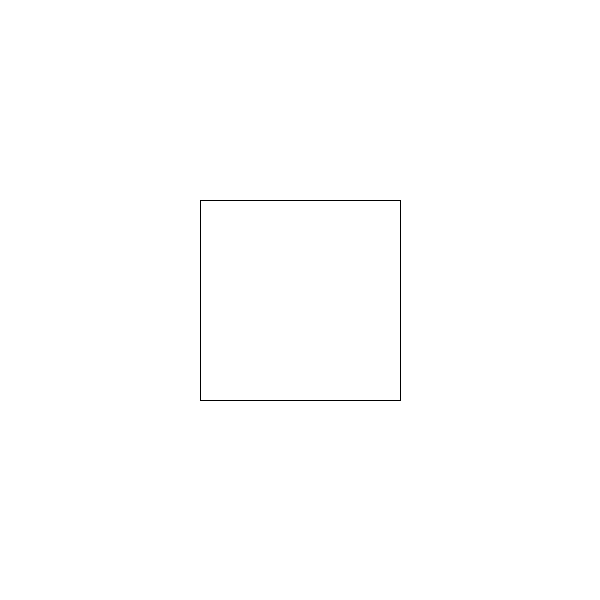
Frame 1 (no input)
Frame 60 (the mouse pressed at the canvas centre just before this capture): identical to frame 1, image omitted
Frame 120 (the mouse held since frame 60 and released just before this capture): identical to frame 1, image omitted

The Processing sketch that drew this single still picture (run headless with seeded random() and noise(); from frame 60 on, the mouse is pressed at the canvas centre):

// Processing sketch: processing_110984
// ── processing_110984.pde

int counter;

int x,y;
int xBox,yBox,h,w;
boolean isCovered1,isCovered2,isCovered3,isCovered4;

void setup(){
  size(600,600);
  isCovered1=false;
  isCovered2=false;
  isCovered3=false;
  isCovered4=false;
  smooth();
  background(255);
}

void draw(){
  fill(255,255,255);
   noStroke();
  rectMode(CENTER);
  rect(width/2,height/2,200,200);
  x=mouseX;
  y=mouseY;
 
  
  
  if (boxOver1(x,y,width/2,height/2,200,200)==true){
  fill(255,0,0);
  rect(width/2+50,height/2-50,100,100);
  }
  else{
    fill(255,255,255);
    rect(width/2+50,height/2-50,100,100);
  }
  
  if (boxOver2(x,y,width/2,height/2,200,200)==true){
  fill(0,10,255);
  rect(width/2-50,height/2-50,100,100);
  }
  else{
    fill(255,255,255);
    rect(width/2-50,height/2-50,100,100);
  }
  
  if (boxOver3(x,y,width/2,height/2,200,200)==true){
  fill(0,255,40);
  rect(width/2-50,height/2+50,100,100);
  }
  else{
    fill(255,255,255);
    rect(width/2-50,height/2+50,100,100);
  }
  
  if (boxOver4(x,y,width/2,height/2,200,200)==true){
  fill(255,247,0);
  rect(width/2+50,height/2+50,100,100);
  }
  else{
    fill(255,255,255);
    rect(width/2+50,height/2+50,100,100);
  }
  
  
  noFill();
  stroke(0);
   rectMode(CENTER);
  rect(width/2,height/2,200,200);
 
}

boolean boxOver1(int xPos,int yPos,int xBox,int yBox,int h,int w){
  if(xPos>xBox && xPos<(xBox+w/2) && yPos<yBox && yPos>(yBox-h/2)){
    isCovered1=true;
  }
  else{
    isCovered1=false;
  }
  return isCovered1;
}

boolean boxOver2(int xPos,int yPos,int xBox,int yBox,int h,int w){
  if(xPos<xBox && xPos>(xBox-w/2) && yPos<yBox && yPos>(yBox-h/2)){
    isCovered2=true;
  }
  else{
    isCovered2=false;
  }
  return isCovered2;
}

boolean boxOver3(int xPos,int yPos,int xBox,int yBox,int h,int w){
  if(xPos<xBox && xPos>(xBox-w/2) && yPos>yBox && yPos<(yBox+h/2)){
    isCovered3=true;
  }
  else{
    isCovered3=false;
  }
  return isCovered3;
}
  
  
  boolean boxOver4(int xPos,int yPos,int xBox,int yBox,int h,int w){
  if(xPos>xBox && xPos<(xBox+w/2) && yPos>yBox && yPos<(yBox+h/2)){
    isCovered4=true;
  }
  else{
    isCovered4=false;
  }
  return isCovered4;
}
